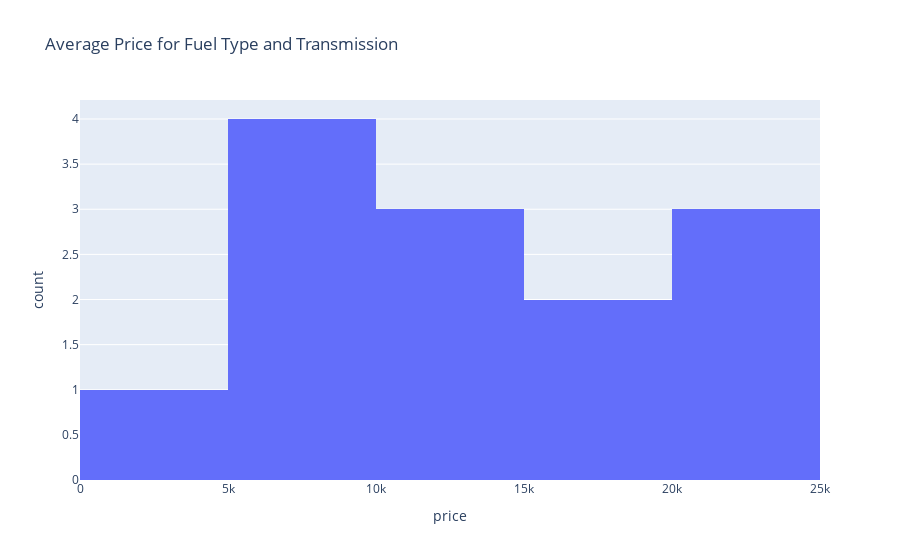

Notebook code cell kept with this figure:
### Code cell
grp = car_data.groupby(['fuel', 'transmission'])
car_fuel_transmission = grp['price'].mean()
print(car_fuel_transmission)
car_fuel_trans_hist = px.histogram(car_fuel_transmission, 
                                   x='price', 
                                   nbins=7, 
                                   title='Average Price for Fuel Type and Transmission')
car_fuel_trans_hist.show()

### Figure 1 — Plotly figure (JSON) as saved in the notebook; plotly's stock layout.template omitted (floating-point values rounded to 4 significant figures)
{"data": [{"alignmentgroup": "True", "bingroup": "x", "hovertemplate": "price=%{x}<br>count=%{y}<extra></extra>", "legendgroup": "", "marker": {"color": "#636efa", "pattern": {"shape": ""}}, "name": "", "nbinsx": 7, "offsetgroup": "", "orientation": "v", "showlegend": false, "type": "histogram", "x": [22990.0, 14340.0, 21650.0, 7034.0, 11210.0, 9524.0, 17580.0, 7537.0, 2350, 7085, 14660.0, 16370.0, 24750.0], "xaxis": "x", "yaxis": "y"}], "layout": {"barmode": "relative", "legend": {"tracegroupgap": 0}, "title": {"text": "Average Price for Fuel Type and Transmission"}, "xaxis": {"anchor": "y", "domain": [0, 1], "title": {"text": "price"}}, "yaxis": {"anchor": "x", "domain": [0, 1], "title": {"text": "count"}}}}
